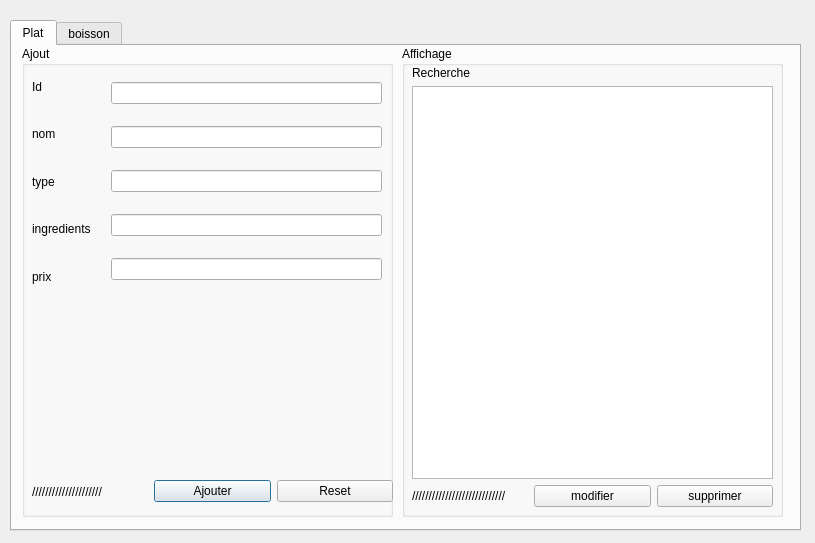
<?xml version="1.0" encoding="UTF-8"?>
<ui version="4.0">
 <class>Dialog</class>
 <widget class="QDialog" name="Dialog">
  <property name="geometry">
   <rect>
    <x>0</x>
    <y>0</y>
    <width>815</width>
    <height>543</height>
   </rect>
  </property>
  <property name="windowTitle">
   <string>Dialog</string>
  </property>
  <widget class="QTabWidget" name="tabWidget">
   <property name="geometry">
    <rect>
     <x>10</x>
     <y>20</y>
     <width>791</width>
     <height>511</height>
    </rect>
   </property>
   <property name="accessibleName">
    <string/>
   </property>
   <property name="currentIndex">
    <number>0</number>
   </property>
   <widget class="QWidget" name="tab">
    <attribute name="title">
     <string>Plat</string>
    </attribute>
    <widget class="QGroupBox" name="groupBox">
     <property name="geometry">
      <rect>
       <x>10</x>
       <y>0</y>
       <width>371</width>
       <height>471</height>
      </rect>
     </property>
     <property name="title">
      <string>Ajout</string>
     </property>
     <widget class="QWidget" name="verticalLayoutWidget">
      <property name="geometry">
       <rect>
        <x>10</x>
        <y>20</y>
        <width>71</width>
        <height>231</height>
       </rect>
      </property>
      <layout class="QVBoxLayout" name="verticalLayout">
       <item>
        <widget class="QLabel" name="label">
         <property name="text">
          <string>Id</string>
         </property>
        </widget>
       </item>
       <item>
        <widget class="QLabel" name="label_3">
         <property name="text">
          <string>nom</string>
         </property>
        </widget>
       </item>
       <item>
        <widget class="QLabel" name="label_5">
         <property name="text">
          <string>type</string>
         </property>
        </widget>
       </item>
       <item>
        <widget class="QLabel" name="label_4">
         <property name="text">
          <string>ingredients</string>
         </property>
        </widget>
       </item>
       <item>
        <widget class="QLabel" name="label_2">
         <property name="text">
          <string>prix</string>
         </property>
        </widget>
       </item>
      </layout>
     </widget>
     <widget class="QWidget" name="verticalLayoutWidget_2">
      <property name="geometry">
       <rect>
        <x>89</x>
        <y>20</y>
        <width>271</width>
        <height>231</height>
       </rect>
      </property>
      <layout class="QVBoxLayout" name="verticalLayout_2">
       <item>
        <widget class="QLineEdit" name="lineEdit_2"/>
       </item>
       <item>
        <widget class="QLineEdit" name="lineEdit_4"/>
       </item>
       <item>
        <widget class="QLineEdit" name="lineEdit_5"/>
       </item>
       <item>
        <widget class="QLineEdit" name="lineEdit_3"/>
       </item>
       <item>
        <widget class="QLineEdit" name="lineEdit"/>
       </item>
      </layout>
     </widget>
     <widget class="QWidget" name="horizontalLayoutWidget_2">
      <property name="geometry">
       <rect>
        <x>10</x>
        <y>430</y>
        <width>361</width>
        <height>31</height>
       </rect>
      </property>
      <layout class="QHBoxLayout" name="horizontalLayout_2">
       <item>
        <widget class="QLabel" name="label_8">
         <property name="text">
          <string>/////////////////////</string>
         </property>
        </widget>
       </item>
       <item>
        <widget class="QPushButton" name="pushButton_4">
         <property name="text">
          <string>Ajouter</string>
         </property>
        </widget>
       </item>
       <item>
        <widget class="QPushButton" name="pushButton_3">
         <property name="text">
          <string>Reset</string>
         </property>
        </widget>
       </item>
      </layout>
     </widget>
    </widget>
    <widget class="QGroupBox" name="groupBox_2">
     <property name="geometry">
      <rect>
       <x>390</x>
       <y>0</y>
       <width>381</width>
       <height>471</height>
      </rect>
     </property>
     <property name="title">
      <string>Affichage</string>
     </property>
     <widget class="QWidget" name="verticalLayoutWidget_3">
      <property name="geometry">
       <rect>
        <x>10</x>
        <y>20</y>
        <width>361</width>
        <height>441</height>
       </rect>
      </property>
      <layout class="QVBoxLayout" name="verticalLayout_3">
       <item>
        <widget class="QLabel" name="label_6">
         <property name="text">
          <string>Recherche</string>
         </property>
        </widget>
       </item>
       <item>
        <widget class="QTableView" name="tableView"/>
       </item>
       <item>
        <layout class="QHBoxLayout" name="horizontalLayout">
         <item>
          <widget class="QLabel" name="label_7">
           <property name="text">
            <string>////////////////////////////</string>
           </property>
          </widget>
         </item>
         <item>
          <widget class="QPushButton" name="pushButton_2">
           <property name="text">
            <string>modifier</string>
           </property>
          </widget>
         </item>
         <item>
          <widget class="QPushButton" name="pushButton">
           <property name="text">
            <string>supprimer</string>
           </property>
          </widget>
         </item>
        </layout>
       </item>
      </layout>
     </widget>
    </widget>
   </widget>
   <widget class="QWidget" name="tab_2">
    <attribute name="title">
     <string>boisson</string>
    </attribute>
   </widget>
  </widget>
 </widget>
 <resources/>
 <connections/>
</ui>
